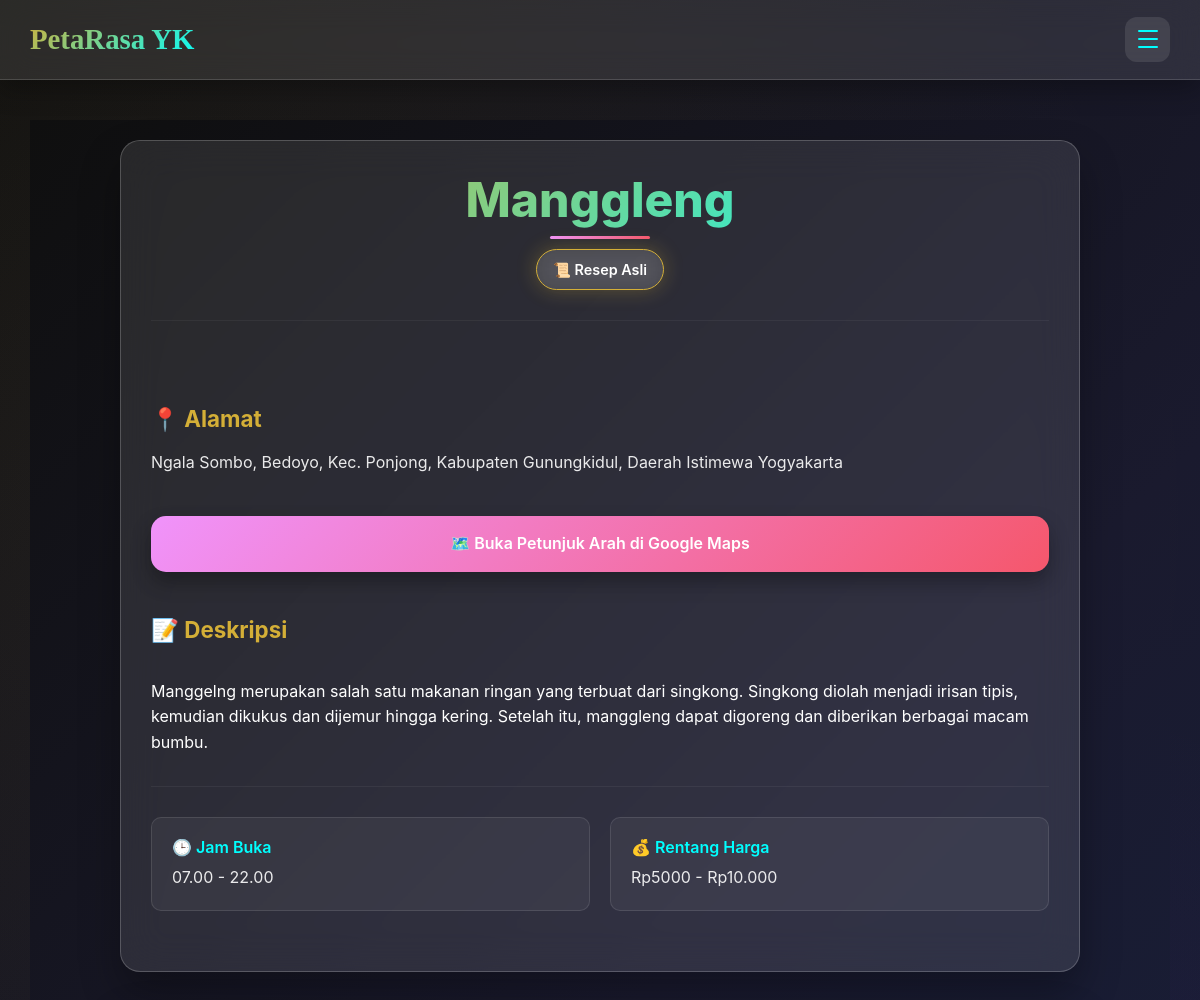
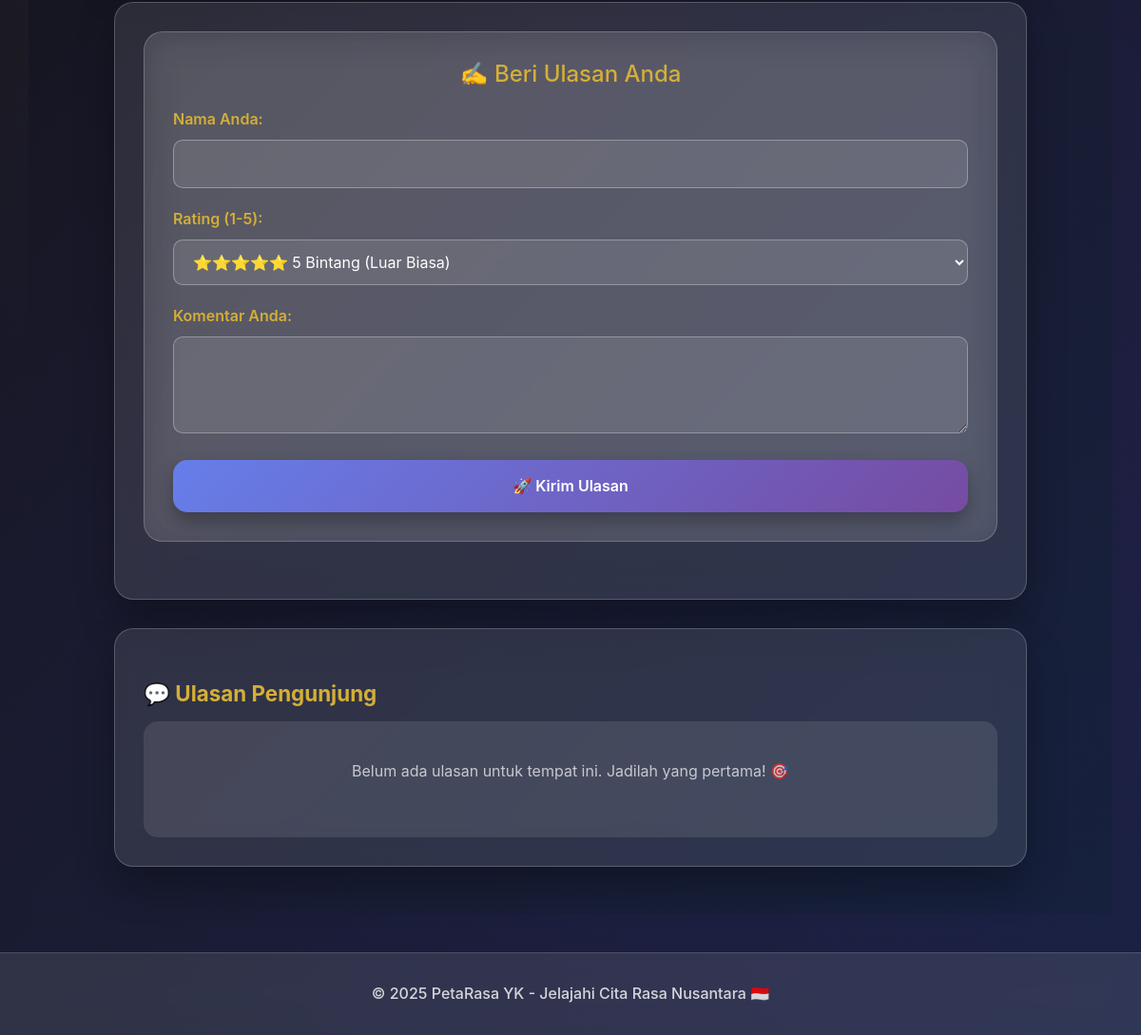
The app's page /lokasi/9/ with its own data (2 pictures, top to bottom).
### kuliner/models.py (models this page shows, shortened)
class LokasiKuliner(models.Model):
    AREA_CHOICES = [
        ('KOTA', 'Kota Yogyakarta'),
        ('SLEMAN', 'Sleman'),
        ('BANTUL', 'Bantul'),
        ('KULONPROGO', 'Kulon Progo'),
        ('GUNUNGKIDUL', 'Gunungkidul'),
    ]
    nama = models.CharField(max_length=100)
    alamat = models.TextField()
    deskripsi = models.TextField()
    latitude = models.FloatField()
    longitude = models.FloatField()
    is_produk_lokal = models.BooleanField(default=False, verbose_name="Label Produk Lokal")
    is_resep_asli = models.BooleanField(default=False, verbose_name="Label Resep Asli")
    foto_utama = models.ImageField(upload_to='lokasi_kuliner/', blank=True, null=True)
    area = models.CharField(max_length=50, choices=AREA_CHOICES, blank=True)
    jam_buka = models.CharField(max_length=100, blank=True)
    rentang_harga = models.CharField(max_length=100, blank=True)

### kuliner/views.py (the view)
# urls.py: path('lokasi/<int:pk>/', views.detail_lokasi, name='detail-lokasi'),
def detail_lokasi(request, pk):
    lokasi = get_object_or_404(LokasiKuliner, pk=pk)
    lokasi.latitude_str = str(lokasi.latitude)
    lokasi.longitude_str = str(lokasi.longitude)
    context = {
        'lokasi': lokasi,
        'active_page': 'peta'
    }
    return render(request, 'kuliner/detail_lokasi.html', context)

### kuliner/templates/kuliner/detail_lokasi.html (shortened to what this page needs)
{% extends "kuliner/base.html" %}
{% block content %}
<div class="modern-container">
    <div class="modern-row">
        <div class="futuristic-card fade-in">
            <h1 class="hero-title">{{ lokasi.nama }}</h1>
            <div class="modern-badges">
                {% if lokasi.is_resep_asli %}
                    <span class="neon-badge warning">📜 Resep Asli</span>
                {% endif %}
            </div>
            <hr style="border-color: rgba(255, 255, 255, 0.2); margin: 30px 0;">
            <h5 class="section-header">📍 Alamat</h5>
            <p class="content-text">{{ lokasi.alamat }}</p>
            <a href="https://www.google.com/maps/dir/?api=1&destination={{ lokasi.latitude_str }},{{ lokasi.longitude_str }}"
            class="cyber-button"
            target="_blank"
            rel="noopener noreferrer">
                🗺️ Buka Petunjuk Arah di Google Maps
            </a>
            <h5 class="section-header">📝 Deskripsi</h5>
            <p class="content-text">{{ lokasi.deskripsi|linebreaks }}</p>
            <hr style="border-color: rgba(255, 255, 255, 0.2); margin: 30px 0;">
            <div class="info-matrix">
                <div class="info-cell">
                    <h6>🕒 Jam Buka</h6>
                    <p>{{ lokasi.jam_buka|default:"Informasi belum tersedia" }}</p>
                </div>
                <div class="info-cell">
                    <h6>💰 Rentang Harga</h6>
                    <p>{{ lokasi.rentang_harga|default:"Informasi belum tersedia" }}</p>
                </div>
            </div>
        </div>
        <div class="futuristic-card fade-in">
            <div class="review-portal">
                <h4>✍️ Beri Ulasan Anda</h4>
                <form action="{% url 'tambah-ulasan' lokasi.pk %}" method="post">
                    <div class="form-field">
                        <label for="nama_pengulas" class="field-label">Nama Anda:</label>
                        <input type="text" class="cyber-input" id="nama_pengulas" name="nama_pengulas" required>
                    </div>
                    <div class="form-field">
                        <label for="rating" class="field-label">Rating (1-5):</label>
                        <select class="cyber-select" id="rating" name="rating" required>
                            <option value="5">⭐⭐⭐⭐⭐ 5 Bintang (Luar Biasa)</option>
                        </select>
                    </div>
                    <div class="form-field">
                        <label for="komentar" class="field-label">Komentar Anda:</label>
                        <textarea class="cyber-textarea" id="komentar" name="komentar" rows="3" required></textarea>
                    </div>
                    <button type="submit" class="submit-portal">🚀 Kirim Ulasan</button>
                </form>
            </div>
        </div>
        <div class="futuristic-card fade-in">
            <h2 class="section-header">💬 Ulasan Pengunjung</h2>
            {% for ulasan in lokasi.ulasan.all %}
                <div class="review-matrix">
                    <div class="review-header">
                        <h5 class="reviewer-id">{{ ulasan.nama_pengulas }}</h5>
                        <span class="rating-display">⭐ {{ ulasan.rating }}/5</span>
                    </div>
                    <small class="timestamp">
                        Pada: {{ ulasan.dibuat_pada|date:"d F Y" }}
                    </small>
                    <p class="review-content">{{ ulasan.komentar }}</p>
                </div>
            {% empty %}
                <div class="empty-state">
                    <p>Belum ada ulasan untuk tempat ini. Jadilah yang pertama! 🎯</p>
                </div>
            {% endfor %}
        </div>
    </div>
</div>
{% endblock %}

### kuliner/templates/kuliner/base.html (style rules this page uses)
:root { --primary-gradient: linear-gradient(135deg, #667eea 0%, #764ba2 100%); --secondary-gradient: linear-gradient(135deg, #f093fb 0%, #f5576c 100%); --traditional-gold: #d4af37; --traditional-bronze: #cd7f32; --futuristic-cyan: #00ffff; --futuristic-purple: #8a2be2; --dark-bg: #0f0f0f; --glass-bg: rgba(255, 255, 255, 0.1); --text-light: #ffffff; --text-dark: #333333; --navbar-height: 70px; }
@media (min-width: 768px) { :root { --navbar-height: 80px; } }
* { margin: 0; padding: 0; box-sizing: border-box; }
body { font-family: 'Inter', -apple-system, BlinkMacSystemFont, sans-serif; background: var(--dark-bg); background-image: radial-gradient(circle at 25% 25%, rgba(212, 175, 55, 0.08) 0%, transparent 50%), radial-gradient(circle at 75% 75%, rgba(138, 43, 226, 0.08) 0%, transparent 50%), linear-gradient(135deg, #0f0f0f 0%, #1a1a2e 50%, #16213e 100%); background-attachment: fixed; color: var(--text-light); line-height: 1.6; overflow-x: hidden; min-height: 100vh; -webkit-font-smoothing: antialiased; -moz-osx-font-smoothing: grayscale; }

### records on screen
LokasiKuliner: nama "Manggleng", alamat "Ngala Sombo, Bedoyo, Kec. Ponjong, Kabupaten Gunungkidul, Daerah Istimewa Yogyakarta", deskripsi "Manggelng merupakan salah satu makanan ringan yang terbuat dari singkong. Singkong diolah menjadi irisan tipis, kemudian dikukus dan dijemur hingga kering. Setelah itu, manggleng dapat digoreng dan diberikan berbagai macam bumbu.", jam_buka "07.00 - 22.00", rentang_harga "Rp5000 - Rp10.000"
